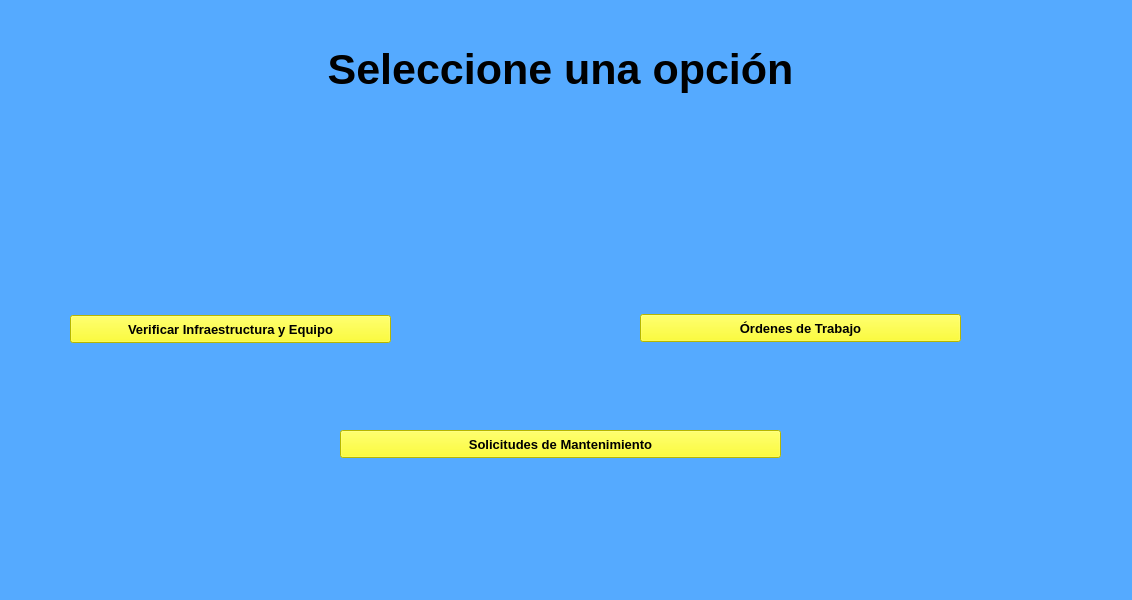
<?xml version="1.0" encoding="UTF-8"?>
<ui version="4.0">
 <class>ServiciosTecnico</class>
 <widget class="QMainWindow" name="ServiciosTecnico">
  <property name="geometry">
   <rect>
    <x>0</x>
    <y>0</y>
    <width>1132</width>
    <height>600</height>
   </rect>
  </property>
  <property name="windowTitle">
   <string>MainWindow</string>
  </property>
  <property name="styleSheet">
   <string notr="true">QWidget{
	background-color: rgb(85, 170, 255);
}
QPushButton{
	background-color: rgb(255, 255, 0);
}</string>
  </property>
  <widget class="QWidget" name="centralwidget">
   <widget class="QPushButton" name="pushButton">
    <property name="geometry">
     <rect>
      <x>70</x>
      <y>315</y>
      <width>321</width>
      <height>28</height>
     </rect>
    </property>
    <property name="font">
     <font>
      <pointsize>10</pointsize>
      <weight>75</weight>
      <bold>true</bold>
     </font>
    </property>
    <property name="text">
     <string>Verificar Infraestructura y Equipo</string>
    </property>
   </widget>
   <widget class="QPushButton" name="pushButton_3">
    <property name="geometry">
     <rect>
      <x>640</x>
      <y>314</y>
      <width>321</width>
      <height>28</height>
     </rect>
    </property>
    <property name="font">
     <font>
      <pointsize>10</pointsize>
      <weight>75</weight>
      <bold>true</bold>
     </font>
    </property>
    <property name="text">
     <string>Órdenes de Trabajo</string>
    </property>
   </widget>
   <widget class="QPushButton" name="pushButton_4">
    <property name="geometry">
     <rect>
      <x>340</x>
      <y>430</y>
      <width>441</width>
      <height>28</height>
     </rect>
    </property>
    <property name="font">
     <font>
      <pointsize>10</pointsize>
      <weight>75</weight>
      <bold>true</bold>
     </font>
    </property>
    <property name="text">
     <string>Solicitudes de Mantenimiento</string>
    </property>
   </widget>
   <widget class="QLabel" name="label_4">
    <property name="geometry">
     <rect>
      <x>260</x>
      <y>50</y>
      <width>601</width>
      <height>61</height>
     </rect>
    </property>
    <property name="font">
     <font>
      <pointsize>48</pointsize>
     </font>
    </property>
    <property name="whatsThis">
     <string>&lt;html&gt;&lt;head/&gt;&lt;body&gt;&lt;p align=&quot;center&quot;&gt;&lt;br/&gt;&lt;/p&gt;&lt;/body&gt;&lt;/html&gt;</string>
    </property>
    <property name="styleSheet">
     <string notr="true"/>
    </property>
    <property name="text">
     <string>&lt;!DOCTYPE HTML PUBLIC &quot;-//W3C//DTD HTML 4.0//EN&quot; &quot;http://www.w3.org/TR/REC-html40/strict.dtd&quot;&gt;
&lt;html&gt;&lt;head&gt;&lt;meta name=&quot;qrichtext&quot; content=&quot;1&quot; /&gt;&lt;style type=&quot;text/css&quot;&gt;
p, li { white-space: pre-wrap; }
&lt;/style&gt;&lt;/head&gt;&lt;body style=&quot; font-family:'MS Shell Dlg 2'; font-size:48pt; font-weight:400; font-style:normal;&quot;&gt;
&lt;p align=&quot;center&quot; style=&quot; margin-top:12px; margin-bottom:12px; margin-left:0px; margin-right:0px; -qt-block-indent:0; text-indent:0px;&quot;&gt;&lt;span style=&quot; font-weight:600; color:#000000; vertical-align:super;&quot;&gt;Seleccione una opción&lt;/span&gt;&lt;/p&gt;&lt;/body&gt;&lt;/html&gt;</string>
    </property>
   </widget>
  </widget>
 </widget>
 <resources/>
 <connections/>
</ui>
